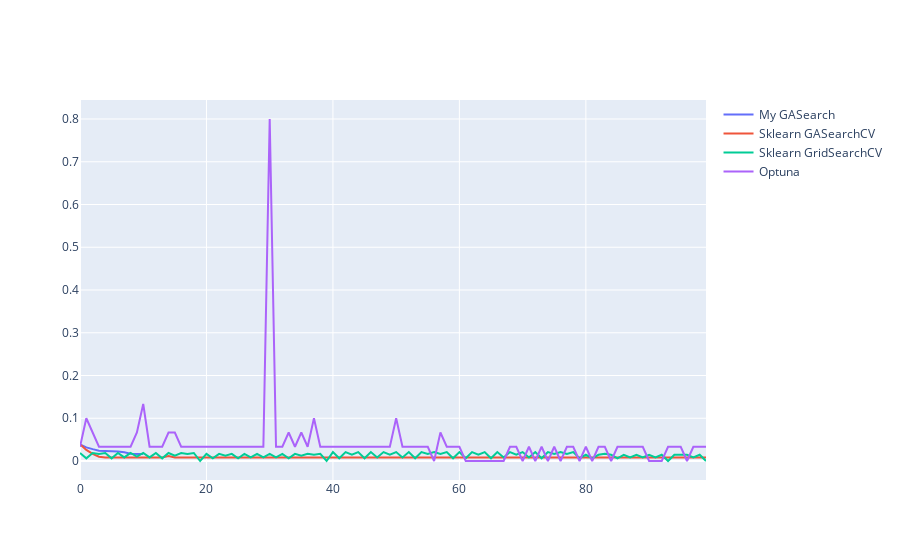

Notebook code for this chart:
### Code cell
pop.compare(param_grid_search, param_grid_ga)
